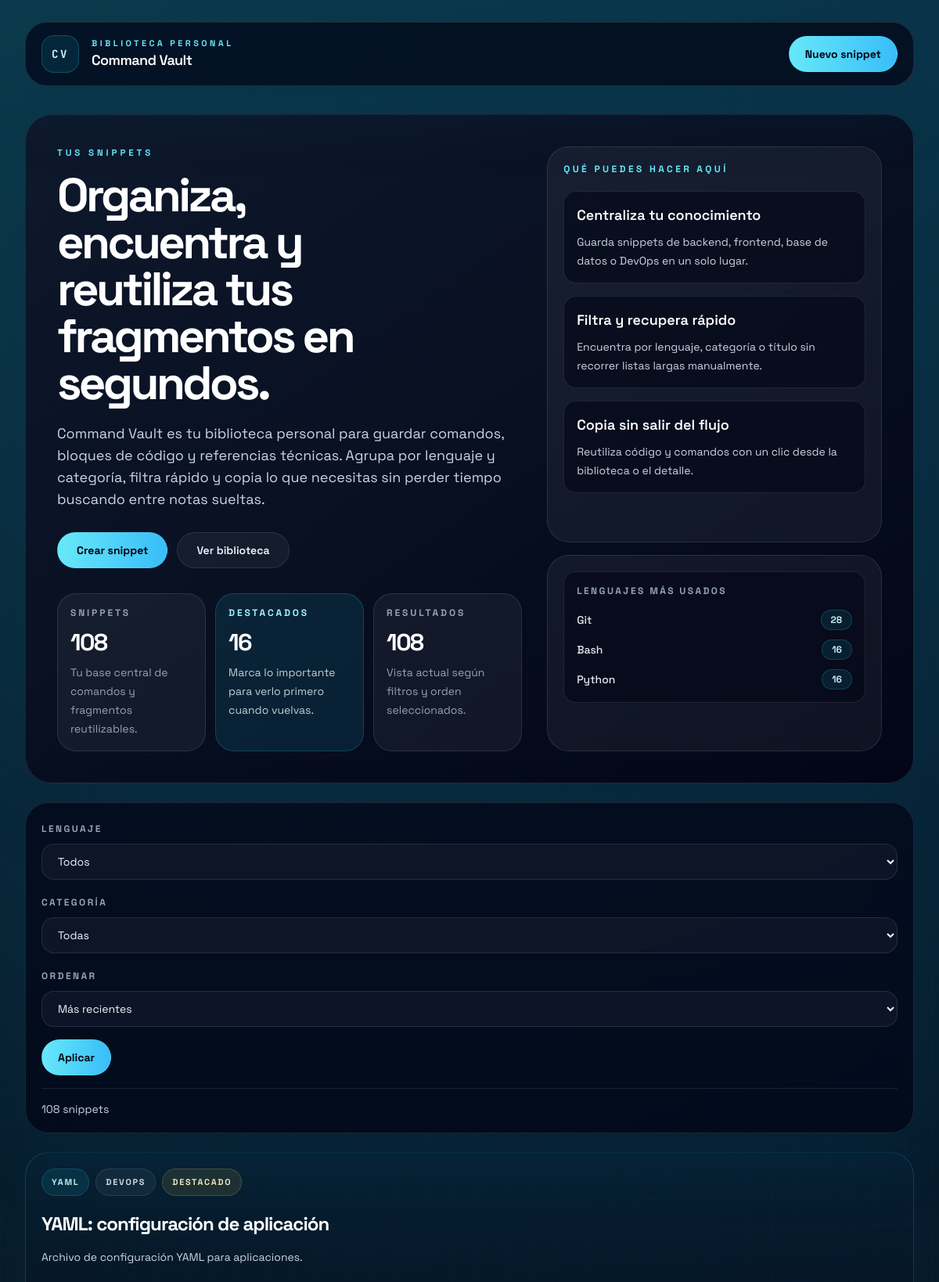
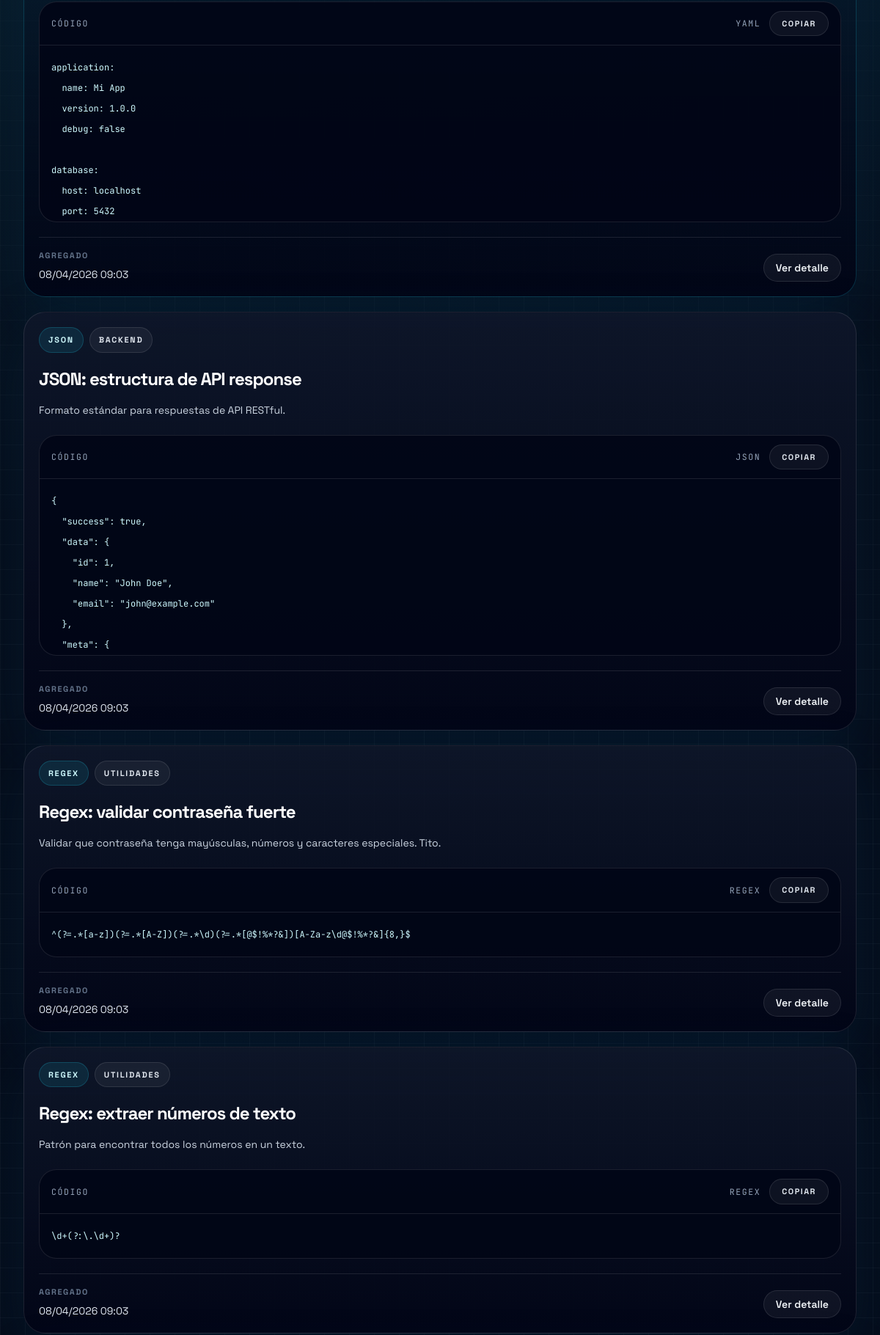
The page / (upper part) on the database its author committed (2 pictures, top to bottom).
### vault/models.py (models this page shows, shortened)
class Snippet(models.Model):
    LENGUAJES = [
        ('python', 'Python'),
        ('javascript', 'JavaScript'),
        ('html', 'HTML'),
        ('css', 'CSS'),
        ('bash', 'Bash'),
        ('sql', 'SQL'),
        ('django', 'Django'),
        ('git', 'Git'),
        ('docker', 'Docker'),
        ('regex', 'Regex'),
        ('json', 'JSON'),
        ('yaml', 'YAML'),
    ]
    CATEGORIAS = [
        ('backend', 'Backend'),
        ('frontend', 'Frontend'),
        ('database', 'Base de datos'),
        ('devops', 'DevOps'),
        ('utils', 'Utilidades'),
    ]
    titulo = models.CharField(max_length=120)
    lenguaje = models.CharField(max_length=20, choices=LENGUAJES)
    categoria = models.CharField(max_length=20, choices=CATEGORIAS)
    descripcion = models.TextField()
    codigo = models.TextField()
    destacado = models.BooleanField(default=False)
    creado_en = models.DateTimeField(auto_now_add=True)
    actualizado_en = models.DateTimeField(auto_now=True)
    class Meta:
        ordering = ['-creado_en']
        verbose_name = 'Snippet'
        verbose_name_plural = 'Snippets'

### vault/views.py (the view)
# urls.py: path('', views.snippet_list, name='snippet_list'),
def snippet_list(request):
    base_queryset = Snippet.objects.all()
    snippets = base_queryset
    language_choices = dict(Snippet.LENGUAJES)
    category_choices = dict(Snippet.CATEGORIAS)
    active_language = request.GET.get('language', '').strip()
    active_category = request.GET.get('category', '').strip()
    active_sort = request.GET.get('sort', 'newest').strip()
    if active_language in language_choices:
        snippets = snippets.filter(lenguaje=active_language)
    else:
        active_language = ''
    if active_category in category_choices:
        snippets = snippets.filter(categoria=active_category)
    else:
        active_category = ''
    sort_config = SORT_OPTIONS.get(active_sort, SORT_OPTIONS['newest'])
    if active_sort not in SORT_OPTIONS:
        active_sort = 'newest'
    snippets = snippets.order_by(sort_config['order_by'])
    total_count = base_queryset.count()
    featured_count = base_queryset.filter(destacado=True).count()
    top_languages = list(
        base_queryset.values('lenguaje')
        .annotate(total=Count('id'))
        .order_by('-total', 'lenguaje')[:3]
    )
    for item in top_languages:
        item['label'] = language_choices.get(item['lenguaje'], item['lenguaje'])
    context = {
        'snippets': snippets,
        'language_choices': Snippet.LENGUAJES,
        'category_choices': Snippet.CATEGORIAS,
        'sort_choices': [(key, option['label']) for key, option in SORT_OPTIONS.items()],
        'active_language': active_language,
        'active_language_label': language_choices.get(active_language, ''),
        'active_category': active_category,
        'active_category_label': category_choices.get(active_category, ''),
        'active_sort': active_sort,
        'active_sort_label': sort_config['label'],
        'filters_active': bool(active_language or active_category or active_sort != 'newest'),
        'results_count': snippets.count(),
        'total_count': total_count,
        'featured_count': featured_count,
        'top_languages': top_languages,
    }
    return render(request, 'vault/snippet_list.html', context)

### vault/templates/vault/snippet_list.html (shortened to what this page needs)
{% extends 'vault/base.html' %}
{% block content %}
<section class="space-y-6">
    <header class="overflow-hidden rounded-[34px] border border-white/10 bg-[linear-gradient(145deg,rgba(15,23,42,0.94),rgba(2,6,23,0.98))] shadow-glow">
        <div class="grid gap-8 px-6 py-8 lg:grid-cols-[minmax(0,1.25fr)_minmax(320px,0.9fr)] lg:px-10 lg:py-10">
            <div class="max-w-3xl">
                <p class="text-[0.72rem] font-bold uppercase tracking-[0.34em] text-cyan-300">Tus snippets</p>
                <h1 class="mt-4 max-w-[10ch] text-5xl font-bold leading-[0.95] tracking-[-0.06em] text-white sm:text-6xl">
                    Organiza, encuentra y reutiliza tus fragmentos en segundos.
                </h1>
                <p class="mt-5 max-w-2xl text-base leading-8 text-slate-300 sm:text-lg">
                    Command Vault es tu biblioteca personal para guardar comandos, bloques de código y referencias técnicas.
                    Agrupa por lenguaje y categoría, filtra rápido y copia lo que necesitas sin perder tiempo buscando entre notas sueltas.
                </p>
                <div class="mt-7 flex flex-wrap gap-3">
                    <a href="{% url 'snippet_create' %}" class="inline-flex items-center justify-center rounded-full border border-cyan-300/20 bg-gradient-to-r from-cyan-300 to-sky-400 px-6 py-3 text-sm font-bold text-slate-950 transition hover:-translate-y-0.5 hover:shadow-[0_16px_40px_rgba(14,165,233,0.28)]">
                        Crear snippet
                    </a>
                    <a href="#snippet-grid" class="inline-flex items-center justify-center rounded-full border border-white/10 bg-white/5 px-6 py-3 text-sm font-semibold text-slate-100 transition hover:-translate-y-0.5 hover:border-cyan-300/30 hover:bg-cyan-300/10">
                        Ver biblioteca
                    </a>
                </div>
                <div class="mt-8 grid gap-3 sm:grid-cols-3">
                    <div class="rounded-3xl border border-white/10 bg-white/5 p-4">
                        <p class="text-xs font-bold uppercase tracking-[0.24em] text-slate-400">Snippets</p>
                        <p class="mt-3 text-3xl font-bold tracking-[-0.05em] text-white">{{ total_count }}</p>
                        <p class="mt-2 text-sm leading-6 text-slate-400">Tu base central de comandos y fragmentos reutilizables.</p>
                    </div>
                    <div class="rounded-3xl border border-cyan-400/20 bg-cyan-400/10 p-4">
                        <p class="text-xs font-bold uppercase tracking-[0.24em] text-cyan-200">Destacados</p>
                        <p class="mt-3 text-3xl font-bold tracking-[-0.05em] text-white">{{ featured_count }}</p>
                        <p class="mt-2 text-sm leading-6 text-cyan-50/80">Marca lo importante para verlo primero cuando vuelvas.</p>
                    </div>
                    <div class="rounded-3xl border border-white/10 bg-white/5 p-4">
                        <p class="text-xs font-bold uppercase tracking-[0.24em] text-slate-400">Resultados</p>
                        <p class="mt-3 text-3xl font-bold tracking-[-0.05em] text-white">{{ results_count }}</p>
                        <p class="mt-2 text-sm leading-6 text-slate-400">Vista actual según filtros y orden seleccionados.</p>
                    </div>
                </div>
            </div>
            <div class="grid gap-4 self-stretch">
                <article class="rounded-[28px] border border-white/10 bg-white/5 p-5">
                    <p class="text-xs font-bold uppercase tracking-[0.28em] text-cyan-300">Qué puedes hacer aquí</p>
                    <div class="mt-5 space-y-4">
                        <div class="rounded-2xl border border-white/10 bg-slate-950/60 p-4">
                            <h2 class="text-lg font-semibold text-white">Centraliza tu conocimiento</h2>
                            <p class="mt-2 text-sm leading-6 text-slate-300">Guarda snippets de backend, frontend, base de datos o DevOps en un solo lugar.</p>
                        </div>
                        <div class="rounded-2xl border border-white/10 bg-slate-950/60 p-4">
                            <h2 class="text-lg font-semibold text-white">Filtra y recupera rápido</h2>
                            <p class="mt-2 text-sm leading-6 text-slate-300">Encuentra por lenguaje, categoría o título sin recorrer listas largas manualmente.</p>
                        </div>
                        <div class="rounded-2xl border border-white/10 bg-slate-950/60 p-4">
                            <h2 class="text-lg font-semibold text-white">Copia sin salir del flujo</h2>
                            <p class="mt-2 text-sm leading-6 text-slate-300">Reutiliza código y comandos con un clic desde la biblioteca o el detalle.</p>
                        </div>
                    </div>
                </article>
                <article class="rounded-[28px] border border-white/10 bg-white/5 p-5">
                    {% if top_languages %}
                        <div class="rounded-2xl border border-white/10 bg-slate-950/60 p-4">
                            <p class="text-xs font-bold uppercase tracking-[0.2em] text-slate-400">Lenguajes más usados</p>
                            <div class="mt-4 space-y-3">
                                {% for language in top_languages %}
                                    <div class="flex items-center justify-between gap-3">
                                        <span class="text-sm font-medium text-slate-200">{{ language.label }}</span>
                                        <span class="rounded-full border border-cyan-400/20 bg-cyan-400/10 px-3 py-1 text-xs font-semibold text-cyan-100">{{ language.total }}</span>
                                    </div>
                                {% endfor %}
                            </div>
                        </div>
                    {% endif %}
                </article>
            </div>
        </div>
    </header>
    <section class="rounded-[30px] border border-white/10 bg-slate-950/75 p-5 shadow-glow backdrop-blur-xl" aria-label="Filtros de snippets">
        <form method="get" class="grid gap-4 xl:grid-cols-[repeat(3,minmax(0,1fr))_auto] xl:items-end">
            <div class="space-y-2">
                <label for="language" class="text-xs font-bold uppercase tracking-[0.2em] text-slate-400">Lenguaje</label>
                <select name="language" id="language" class="w-full rounded-2xl border border-white/10 bg-slate-900/90 px-4 py-3 text-sm text-slate-100 outline-none transition focus:border-cyan-400/60 focus:ring-2 focus:ring-cyan-400/20">
                    <option value="">Todos</option>
                </select>
            </div>
            <div class="space-y-2">
                <label for="category" class="text-xs font-bold uppercase tracking-[0.2em] text-slate-400">Categoría</label>
                <select name="category" id="category" class="w-full rounded-2xl border border-white/10 bg-slate-900/90 px-4 py-3 text-sm text-slate-100 outline-none transition focus:border-cyan-400/60 focus:ring-2 focus:ring-cyan-400/20">
                    <option value="">Todas</option>
                </select>
            </div>
            <div class="space-y-2">
                <label for="sort" class="text-xs font-bold uppercase tracking-[0.2em] text-slate-400">Ordenar</label>
                <select name="sort" id="sort" class="w-full rounded-2xl border border-white/10 bg-slate-900/90 px-4 py-3 text-sm text-slate-100 outline-none transition focus:border-cyan-400/60 focus:ring-2 focus:ring-cyan-400/20">
                    {% for value, label in sort_choices %}
                        <option value="{{ value }}"{% if active_sort == value %} selected{% endif %}>{{ label }}</option>
                    {% endfor %}
                </select>
            </div>
            <div class="flex flex-wrap gap-3">
                <button type="submit" class="inline-flex items-center justify-center rounded-full border border-cyan-300/20 bg-gradient-to-r from-cyan-300 to-sky-400 px-5 py-3 text-sm font-bold text-slate-950 transition hover:-translate-y-0.5">
                    Aplicar
                </button>
            </div>
        </form>
        <div class="mt-4 flex flex-col gap-4 border-t border-white/10 pt-4 lg:flex-row lg:items-start lg:justify-between">
            <div class="flex flex-wrap gap-3 text-sm text-slate-300">
                <span>{{ results_count }} snippet{{ results_count|pluralize }}</span>
            </div>
        </div>
    </section>
    {% if snippets %}
        <section class="grid gap-5 xl:grid-cols-2" id="snippet-grid">
                {% for snippet in snippets %}
                    <article class="flex h-full flex-col gap-5 rounded-[30px] border p-5 shadow-glow transition hover:-translate-y-1 {% if snippet.destacado %}border-cyan-400/20 bg-[linear-gradient(180deg,rgba(8,47,73,0.18),rgba(2,6,23,0.95))]{% else %}border-white/10 bg-[linear-gradient(180deg,rgba(15,23,42,0.88),rgba(2,6,23,0.96))]{% endif %}">
                        <div class="flex flex-wrap gap-2">
                            <span class="rounded-full border border-cyan-400/20 bg-cyan-400/10 px-3 py-2 text-[0.68rem] font-bold uppercase tracking-[0.16em] text-cyan-100">{{ snippet.get_lenguaje_display }}</span>
                            <span class="rounded-full border border-white/10 bg-white/5 px-3 py-2 text-[0.68rem] font-bold uppercase tracking-[0.16em] text-slate-200">{{ snippet.get_categoria_display }}</span>
                            {% if snippet.destacado %}
                                <span class="rounded-full border border-amber-300/20 bg-amber-300/10 px-3 py-2 text-[0.68rem] font-bold uppercase tracking-[0.16em] text-amber-100">Destacado</span>
                            {% endif %}
                        </div>
                        <div>
                            <h2 class="text-2xl font-bold tracking-[-0.04em] text-white">{{ snippet.titulo }}</h2>
                            <p class="mt-3 text-sm leading-7 text-slate-300">{{ snippet.descripcion|truncatechars:130 }}</p>
                        </div>
                        <div class="overflow-hidden rounded-[24px] border border-white/10 bg-slate-950/90">
                            <div class="flex items-center justify-between gap-4 border-b border-white/10 px-4 py-3 font-mono text-[0.72rem] uppercase tracking-[0.14em] text-slate-400">
                                <span>Código</span>
                                <div class="flex items-center gap-3">
                                    <span>{{ snippet.get_lenguaje_display }}</span>
                                    <button
                                        type="button"
                                        class="inline-flex min-w-22 items-center justify-center rounded-full border border-white/10 bg-white/5 px-4 py-2 font-sans text-[0.68rem] font-bold uppercase tracking-[0.14em] text-slate-200 transition hover:-translate-y-0.5 hover:border-cyan-300/30 hover:bg-cyan-300/10"
                                        data-copy-button
                                        data-copy-source="#snippet-copy-source-{{ snippet.pk }}"
                                        aria-label="Copiar snippet {{ snippet.titulo }}"
                                    >
                                        <span data-copy-label>Copiar</span>
                                    </button>
                                </div>
                            </div>
                            <pre class="max-h-60 overflow-auto px-4 py-4 font-mono text-xs leading-7 text-cyan-100 [scrollbar-gutter:stable] [scrollbar-width:thin] [scrollbar-color:rgba(103,232,249,0.38)_rgba(15,23,42,0.24)] [&::-webkit-scrollbar]:w-3 [&::-webkit-scrollbar]:h-3 [&::-webkit-scrollbar-track]:rounded-full [&::-webkit-scrollbar-track]:bg-slate-900/40 [&::-webkit-scrollbar-thumb]:rounded-full [&::-webkit-scrollbar-thumb]:border-[3px] [&::-webkit-scrollbar-thumb]:border-solid [&::-webkit-scrollbar-thumb]:border-slate-950/90 [&::-webkit-scrollbar-thumb]:bg-cyan-200/35"><code>{{ snippet.codigo|truncatechars:220 }}</code></pre>
                        </div>
                        <footer class="mt-auto flex items-end justify-between gap-4 border-t border-white/10 pt-4">
                            <div>
                                <p class="text-[0.68rem] font-bold uppercase tracking-[0.14em] text-slate-500">Agregado</p>
                                <p class="mt-2 text-sm text-slate-200">{{ snippet.creado_en|date:"d/m/Y H:i" }}</p>
                            </div>
                            <a href="{% url 'snippet_detail' snippet.pk %}" class="inline-flex items-center justify-center rounded-full border border-white/10 bg-white/5 px-4 py-2 text-sm font-semibold text-slate-100 transition hover:border-cyan-300/30 hover:bg-cyan-300/10">Ver detalle</a>
                        </footer>
                    </article>
                {% endfor %}
        </section>
    {% endif %}
</section>
{% endblock %}

### rows shown on the page
Snippet: label "Git", total "28"
Snippet: lenguaje "YAML", categoria "DEVOPS", destacado "DESTACADO", titulo "YAML: configuración de aplicación", descripcion "Archivo de configuración YAML para aplicaciones.", codigo "application: name: Mi App version: 1.0.0 debug: false database: host: localhost port: 5432…", creado_en "08/04/2026 09:03"
Snippet: lenguaje "JSON", categoria "BACKEND", titulo "JSON: estructura de API response", descripcion "Formato estándar para respuestas de API RESTful.", codigo "{ \"success\": true, \"data\": { \"id\": 1, \"name\": \"John Doe\", \"email\": \"john@example.com\" }, \"meta\": {…", creado_en "08/04/2026 09:03"
Snippet: lenguaje "REGEX", categoria "UTILIDADES", titulo "Regex: validar contraseña fuerte", descripcion "Validar que contraseña tenga mayúsculas, números y caracteres especiales. Tito.", codigo "^(?=.*[a-z])(?=.*[A-Z])(?=.*\\d)(?=.*[@$!%*?&])[A-Za-z\\d@$!%*?&]{8,}$", creado_en "08/04/2026 09:03"
Snippet: lenguaje "REGEX", categoria "UTILIDADES", titulo "Regex: extraer números de texto", descripcion "Patrón para encontrar todos los números en un texto.", codigo "\\d+(?:\\.\\d+)?", creado_en "08/04/2026 09:03"

### other values the page prints
{{ total_count }} "108"
{{ featured_count }} "16"
{{ results_count }} "108"
{{ language.label }} "Bash" "Python"
{{ language.total }} "16" "16"
form field sort "Más recientes"
